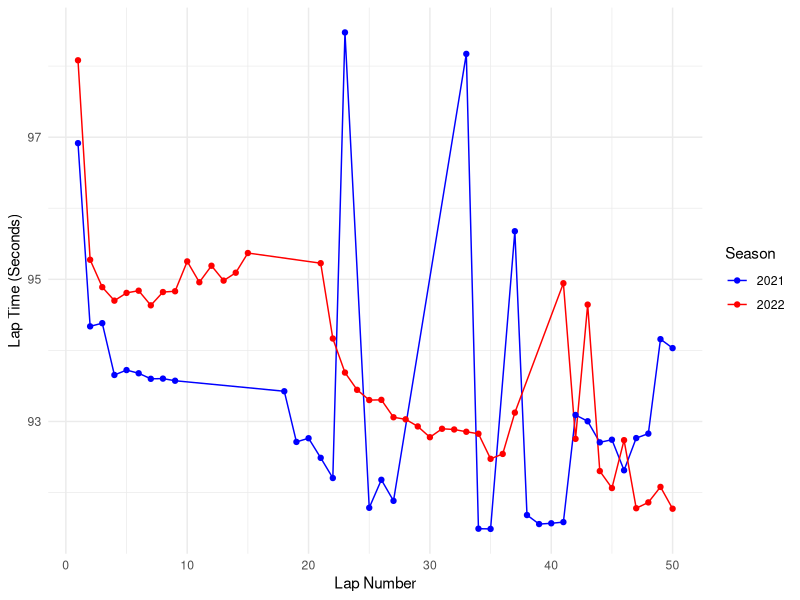
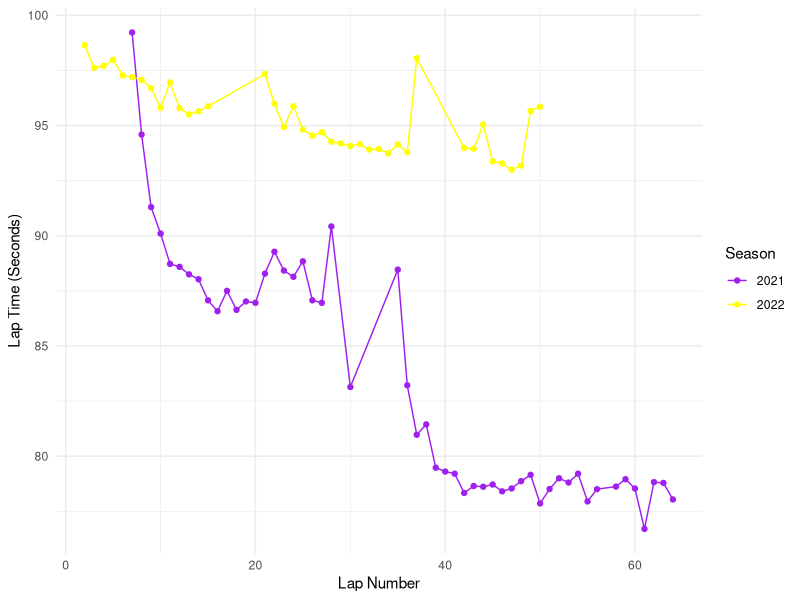

These charts were generated, in order, by the following R code:
## ---- chunk 1
#| label: fig-maxjeddah
#| fig-cap: Max Verstappen Lap Times in Jeddah - 2021 vs. 2022
#| echo: false
#| warning: false
#| message: false

library(ggplot2)
library(readr)
library(dplyr)

ver_jeddah_2022 <- read_csv("../data/analysis_data/verstappen_laps_jeddah_2022_cleaned.csv")
ver_jeddah_2021 <- read_csv("../data/analysis_data/verstappen_laps_jeddah_2021_cleaned.csv")

# Add a season column to each dataframe
ver_jeddah_2021$Season <- '2021'
ver_jeddah_2022$Season <- '2022'

# Combine the two dataframes
combined_df <- rbind(ver_jeddah_2021, ver_jeddah_2022)

# Create the plot
ggplot(combined_df, aes(x = `Lap #`, y = `LapTime in Seconds`, color = Season)) +
  geom_line() + # This will connect points with lines, showing the trend
  geom_point() + # This will plot individual lap times as points
  theme_minimal() + # A clean, minimal theme for the plot
  labs(
       x = "Lap Number",
       y = "Lap Time (Seconds)",
       color = "Season") +
  scale_color_manual(values = c("2021" = "blue", "2022" = "red"))


## ---- chunk 2
#| label: fig-lewisjeddah
#| fig-cap: Lewis Hamilton Lap Times in Jeddah - 2021 vs. 2022
#| echo: false
#| warning: false
#| message: false

library(ggplot2)
library(readr)
library(dplyr)

ham_jeddah_2022 <- read_csv("../data/analysis_data/hamilton_laps_jeddah_2022_cleaned.csv")
ham_jeddah_2021 <- read_csv("../data/analysis_data/hamilton_laps_jeddah_2021_cleaned.csv")

# Add a season column to each dataframe
ham_jeddah_2021$Season <- '2021'
ham_jeddah_2022$Season <- '2022'

# Combine the two dataframes
combined_df <- rbind(ham_jeddah_2021, ham_jeddah_2022)

# Create the plot
ggplot(combined_df, aes(x = `Lap #`, y = `LapTime in Seconds`, color = Season)) +
  geom_line() + # This will connect points with lines, showing the trend
  geom_point() + # This will plot individual lap times as points
  theme_minimal() + # A clean, minimal theme for the plot
  labs(
       x = "Lap Number",
       y = "Lap Time (Seconds)",
       color = "Season") +
  scale_color_manual(values = c("2021" = "purple", "2022" = "yellow"))
